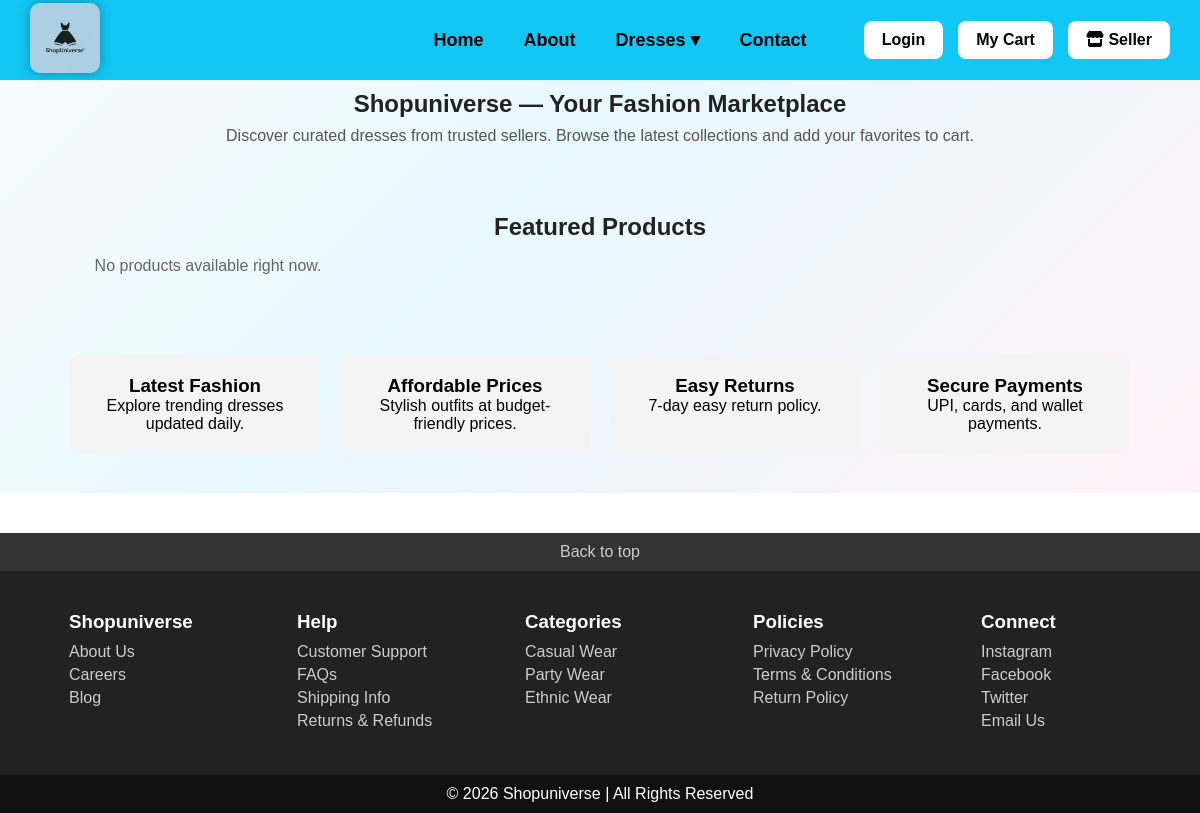
/, run on an earlier commit of the app's database.
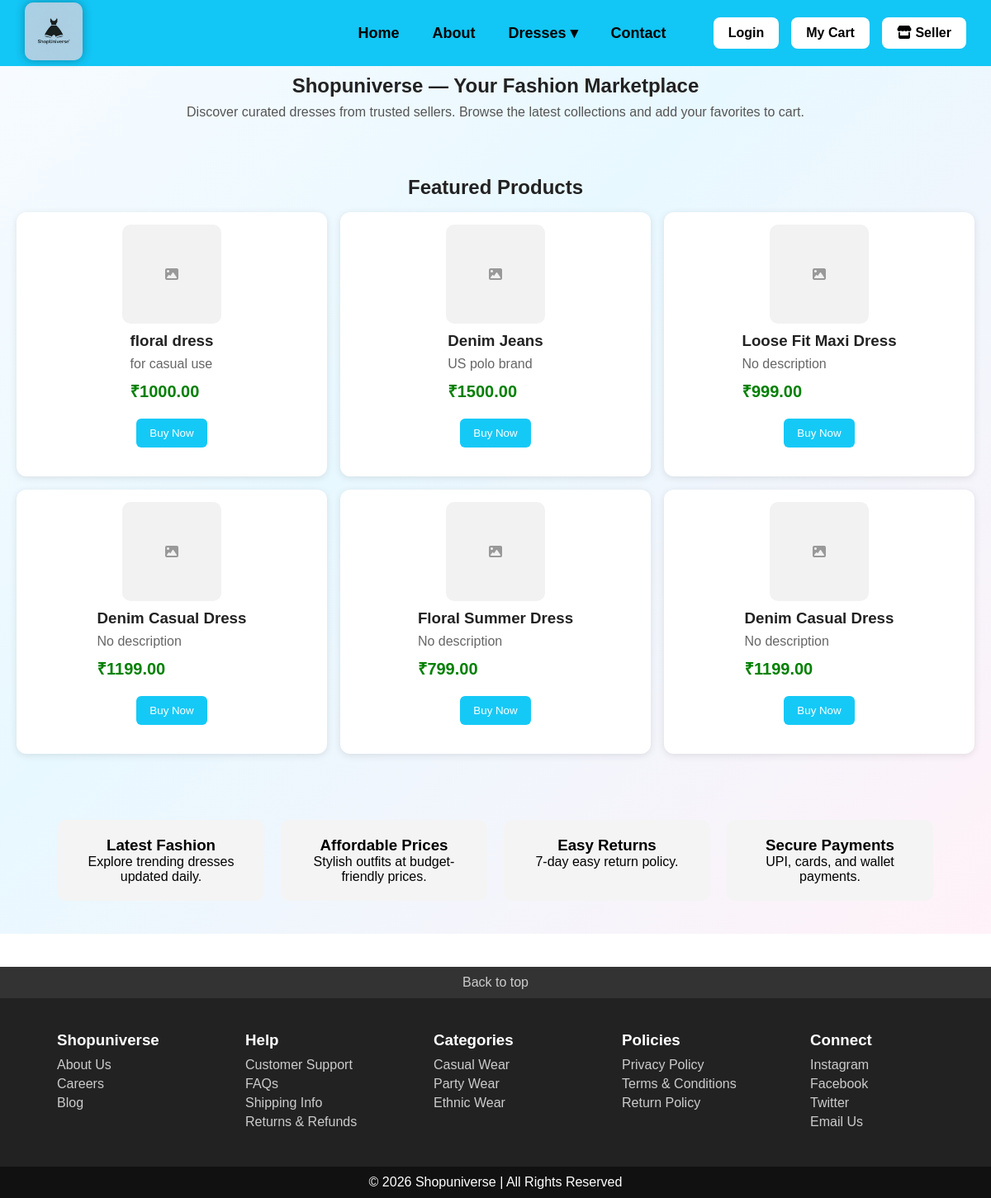
And on a later commit of the database.
### tables this page shows
CREATE TABLE products (
                id INTEGER PRIMARY KEY AUTOINCREMENT,
                seller_id INTEGER NOT NULL,
                name TEXT NOT NULL,
                price REAL NOT NULL DEFAULT 0,
                image_url TEXT,
                created_at TEXT NOT NULL, description TEXT,
                FOREIGN KEY (seller_id) REFERENCES sellers(id) ON DELETE CASCADE ON UPDATE CASCADE
            );

### app.py (the view)
@app.route("/")
def index():
    conn = get_db_connection()
    try:
        products = conn.execute(
            """
            SELECT id, name, price, description, image_url, category, created_at
            FROM products
            ORDER BY datetime(created_at) DESC, id DESC
            LIMIT 12
            """
        ).fetchall()
        categories_rows = conn.execute(
            "SELECT DISTINCT category FROM products WHERE category IS NOT NULL AND trim(category) != '' ORDER BY lower(category) ASC"
        ).fetchall()
        categories = [r[0] for r in categories_rows]
    finally:
        conn.close()
    return render_template("index.html", products=products, categories=categories)

### app.py (called while the page is built)
def get_db_connection():
    conn = sqlite3.connect(DB_PATH)
    conn.row_factory = sqlite3.Row
    conn.execute("PRAGMA foreign_keys = ON")
    return conn

### templates/index.html (shortened to what this page needs)
{% extends 'base.html' %}
{% block content %}
<div style="background: linear-gradient(135deg, #f7fbff 0%, #e8f8ff 40%, #fff2f8 100%);">
    <div style="text-align:center; padding: 10px 20px 25px 20px;">
        <h2 style="color:#222; margin-bottom:6px;">Shopuniverse — Your Fashion Marketplace</h2>
        <p style="color:#555; max-width: 800px; margin: 0 auto; font-size: 16px; line-height: 1.5;">
            Discover curated dresses from trusted sellers. Browse the latest collections and add your favorites to cart.
        </p>
    </div>
    <div style="padding:40px 20px;">
        <h2 style="text-align:center; margin-bottom:16px; color:#222;">Featured Products</h2>
        <div class="products">
            {% if products and products|length > 0 %}
                {% for p in products %}
                    {% set show_buy_button = true %}
                    {% set show_seller_actions = false %}
                    {% include 'partials/product_card.html' %}
                {% endfor %}
            {% else %}
                <p style="text-align:center; color:#666;">No products available right now.</p>
            {% endif %}
        </div>
    </div>
    <div class="features">
        <div class="feature-box">
            <h3>Latest Fashion</h3>
            <p>Explore trending dresses updated daily.</p>
        </div>
        <div class="feature-box">
            <h3>Affordable Prices</h3>
            <p>Stylish outfits at budget-friendly prices.</p>
        </div>
        <div class="feature-box">
            <h3>Easy Returns</h3>
            <p>7-day easy return policy.</p>
        </div>
        <div class="feature-box">
            <h3>Secure Payments</h3>
            <p>UPI, cards, and wallet payments.</p>
        </div>
    </div>
</div>
{% endblock %}

### templates/base.html (shortened to what this page needs)
<!DOCTYPE html>
<html>
<head>
    <link rel="stylesheet" href="{{ url_for('static', filename='style.css') }}">
    <link rel="stylesheet" href="https://cdnjs.cloudflare.com/ajax/libs/font-awesome/6.5.0/css/all.min.css">
</head>
<body>
    {% include 'header.html' %}
    <div style="height: 80px;"></div>
    {% block content %}{% endblock %}
    {% include 'footer.html' %}
</body>
</html>

### templates/header.html (shortened to what this page needs)
<div class="navbar">
    <div class="logo">
        <img src="{{ url_for('static', filename='logo3.jpg') }}" alt="Shopuniverse">
    </div>
    <div class="nav-links">
        <a href="{{ url_for('index') }}">Home</a>
        <a href="{{ url_for('about') }}">About</a>
        <div class="dropdown">
            <a href="#">Dresses &#9662;</a>
        </div>
        <a href="{{ url_for('contact') }}">Contact</a>
    </div>
    <div class="nav-right">
        {% if session.get('user_id') %}
            <div class="dropdown user-dropdown">
                <span class="welcome-user">Welcome, {{ session.get('full_name') or session.get('username') }}</span>
                <div class="dropdown-content user-dropdown-content">
                    <a href="{{ url_for('orders') }}">My Orders</a>
                    <a href="{{ url_for('logout') }}">Logout</a>
                </div>
            </div>
        {% else %}
            <a href="{{ url_for('login') }}" class="login-btn">Login</a>
        {% endif %}
        <a href="{{ url_for('cart') }}" class="cart-btn">My Cart</a>
        <a href="{{ url_for('seller') }}" class="seller-btn">
            <i class="fa fa-store"></i> Seller
        </a>
    </div>
</div>

### templates/partials/product_card.html (shortened to what this page needs)
{% set image_url = p.image_url|default('') %}
{% set description = p.description|default('') %}
{% set name = p.name|default('') %}
{% set raw_price = p.price|default(0) %}
{% set price = (raw_price|string)|replace(',', '') %}
{% set price_float = price|float(0) %}
<div class="product-card">
    {% if image_url %}
        <img src="{{ image_url }}" alt="{{ name }}">
    {% else %}
        <div style="width:120px; height:120px; border-radius:10px; background:#f2f2f2; display:flex; align-items:center; justify-content:center; color:#999;">
            <i class="fa fa-image"></i>
        </div>
    {% endif %}
    <div class="product-info-list">
        <h3>
            {% if name == 'Shimmer Wear' %}
                shimmer party wear
            {% else %}
                {{ name }}
            {% endif %}
        </h3>
        {% if description %}
            <p>{{ description }}</p>
        {% else %}
            <p>No description</p>
        {% endif %}
        <div class="product-price">₹{{ "%.2f"|format(price_float) }}</div>
    </div>
    <div class="product-actions">
        {% if show_buy_button %}
            <a href="{{ url_for('login') }}" class="buy-now-link" style="text-decoration:none;">
                <button class="buy-now-btn" onclick="return handleAddToCart(this)"
                        data-name="{{ name|e }}"
                        data-price="{{ price_float }}"
                        data-image="{{ image_url|e }}">
                    Buy Now
                </button>
            </a>
        {% endif %}
    </div>
</div>

### templates/footer.html
<div class="footer">
    <div class="footer-top">
        <a href="#">Back to top</a>
    </div>
    <div class="footer-content">
        <div class="footer-column">
            <h3>Shopuniverse</h3>
            <a href="{{ url_for('about') }}">About Us</a>
            <a href="#">Careers</a>
            <a href="#">Blog</a>
        </div>
        <div class="footer-column">
            <h3>Help</h3>
            <a href="#">Customer Support</a>
            <a href="#">FAQs</a>
            <a href="#">Shipping Info</a>
            <a href="#">Returns & Refunds</a>
        </div>
        <div class="footer-column">
            <h3>Categories</h3>
            <a href="{{ url_for('casual') }}">Casual Wear</a>
            <a href="{{ url_for('party') }}">Party Wear</a>
            <a href="{{ url_for('ethnic') }}">Ethnic Wear</a>
        </div>
        <div class="footer-column">
            <h3>Policies</h3>
            <a href="#">Privacy Policy</a>
            <a href="#">Terms & Conditions</a>
            <a href="#">Return Policy</a>
        </div>
        <div class="footer-column">
            <h3>Connect</h3>
            <a href="#">Instagram</a>
            <a href="#">Facebook</a>
            <a href="#">Twitter</a>
            <a href="{{ url_for('contact') }}">Email Us</a>
        </div>
    </div>
    <div class="footer-bottom">
        <p>&copy; 2026 Shopuniverse | All Rights Reserved</p>
    </div>
</div>

### static/style.css (style rules this page uses)
* { margin: 0; padding: 0; box-sizing: border-box; }
body { font-family: Arial, sans-serif; }
.navbar { display: flex; justify-content: space-between; align-items: center; background-color: #15c9f6; padding: 15px 30px; }
.logo img { height: 70px; padding: 0px; background-color: transparent; border-radius: 10px; box-shadow: 0 0 12px rgba(0,0,0,0.3); transition: 0.3s; }
.nav-links { display: flex; align-items: center; gap: 20px; justify-content: flex-start; flex: 1; margin-left: 20px; }
.nav-links a { text-decoration: none; color: black; font-weight: bold; }
.login-btn { background-color: white; padding: 8px 15px; border-radius: 5px; text-decoration: none; color: black; font-weight: bold; }
.cart-btn { background-color: white; padding: 8px 15px; border-radius: 5px; text-decoration: none; color: black; font-weight: bold; }
.nav-right { display: flex; align-items: center; gap: 10px; }
.products { width: 100%; padding: 40px 20px 40px; display: grid; grid-template-columns: repeat(auto-fill, minmax(320px, 1fr)); gap: 16px; align-items: start; justify-items: center; }
.product-card { width: 100%; display: flex; flex-direction: column; gap: 10px; }
button { display: block; margin: 20px auto; padding: 10px 20px; border: none; background: #15c9f6; color: white; border-radius: 5px; cursor: pointer; }
.features { display: flex; flex-wrap: wrap; justify-content: center; gap: 20px; padding: 40px; }
.feature-box { width: 250px; background: #f4f4f4; padding: 20px; border-radius: 10px; text-align: center; }
.products { width: 100%; padding: 120px 40px 40px; display: flex; flex-direction: column; gap: 20px; }
.product-card { width: 100%; display: flex; align-items: center; gap: 20px; background: white; padding: 15px; border-radius: 12px; box-shadow: 0 2px 10px rgba(0,0,0,0.1); transition: 0.3s; }
.product-info-list { flex: 1; }
.product-info-list h3 { margin-bottom: 8px; color: #222; }
.product-info-list p { color: #666; margin-bottom: 10px; }
.product-price { font-size: 20px; font-weight: bold; color: green; }
.product-card button { padding: 10px 16px; background: #15c9f6; border: none; color: white; border-radius: 6px; cursor: pointer; margin-top: 10px; }
.footer { background: #222; color: white; margin-top: 40px; }
.footer-top { text-align: center; padding: 10px; background: #333; }
.footer-top a { color: #ccc; text-decoration: none; }
.footer-content { display: flex; justify-content: space-around; flex-wrap: wrap; padding: 30px; }
.footer-column { min-width: 150px; margin: 10px; }
.footer-column h3 { margin-bottom: 10px; color: white; }
.footer-column a { display: block; color: #ccc; text-decoration: none; margin-bottom: 5px; }
.footer-bottom { text-align: center; padding: 10px; background: #111; }
.seller-btn { text-decoration:none; background:#ff9800; color:white; padding:10px 15px; border-radius:6px; font-weight:bold; transition:0.3s; }
.navbar { width: 100%; height: 80px; background: #12c6f5; display: flex; align-items: center; justify-content: flex-start; position: fixed; top: 0; left: 0; z-index: 1000; padding: 0 30px; box-sizing: border-box; }
.nav-links { position: absolute; left: 50%; transform: translateX(-50%); display: flex; align-items: center; gap: 40px; }
.nav-links a { text-decoration: none; color: black; font-size: 18px; font-weight: bold; }
.nav-right { margin-left: auto; display: flex; align-items: center; gap: 15px; }
.login-btn, .cart-btn, .seller-btn { text-decoration: none; padding: 10px 18px; border-radius: 8px; font-weight: bold; background: white; color: black; }
.seller-btn { background: white; color: black; }
.products { display: grid !important; grid-template-columns: repeat(auto-fill, minmax(320px, 1fr)) !important; gap: 16px !important; align-items: start !important; justify-items: center !important; width: 100% !important; padding: 40px 20px !important; margin: 0 !important; }
.product-card { width: 100% !important; display: flex !important; flex-direction: column !important; gap: 10px !important; }

### templates/index.html (style rules this page uses)
.products { width: 100%; padding: 0 !important; margin: 0 !important; display: grid; grid-template-columns: repeat(auto-fill, minmax(320px, 1fr)); gap: 16px; align-items: start; justify-items: center; }
.product-card { width: 100%; }

What changed in the data, as far as the page shows it:
added products: name "floral dress", description "for casual use", price "1000.00"
added products: name "Denim Jeans", description "US polo brand", price "1500.00"
added products: name "Loose Fit Maxi Dress", description "No description", price "999.00"
added products: name "Denim Casual Dress", description "No description", price "1199.00"
added products: name "Floral Summer Dress", description "No description", price "799.00"
added products: name "Denim Casual Dress", description "No description", price "1199.00"
Also different on the page:
text no longer shown: "No products available right now."
